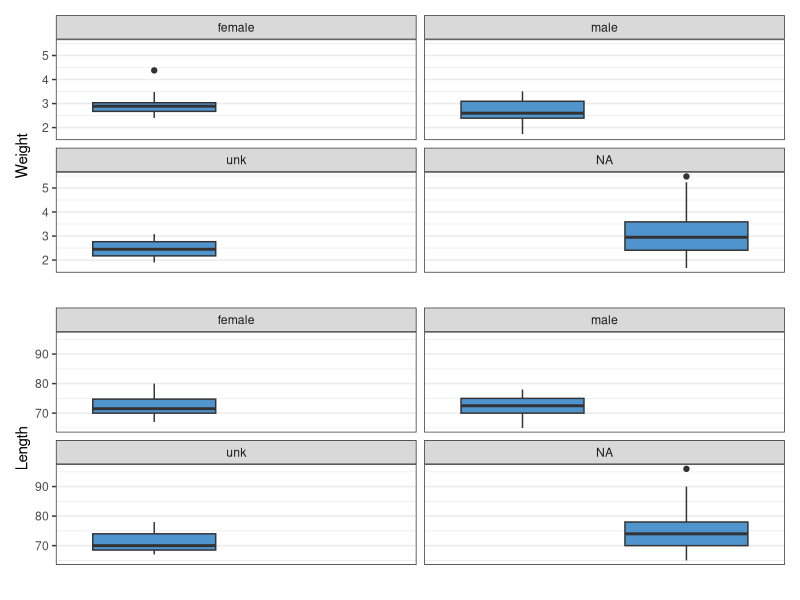
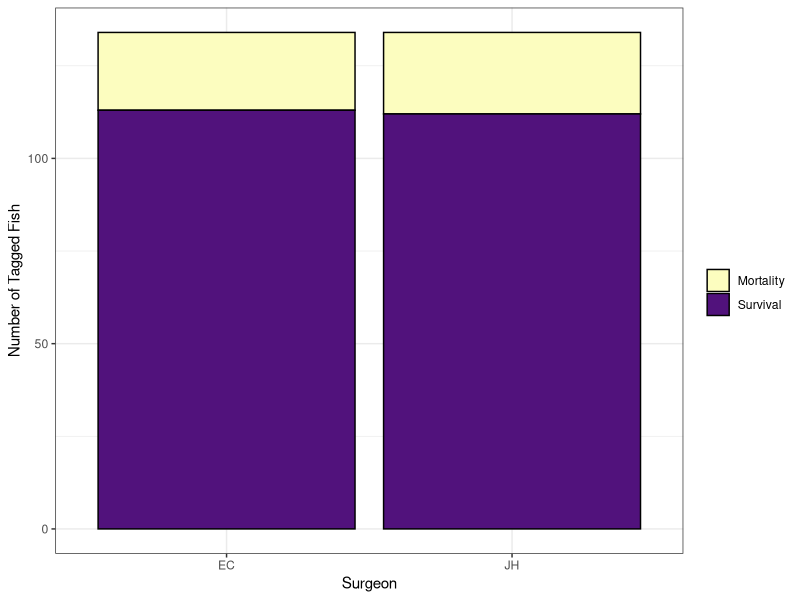
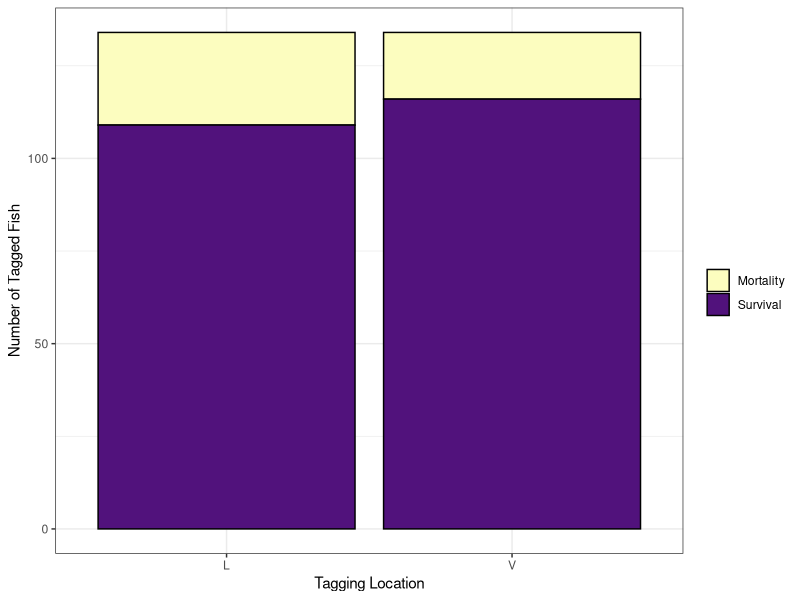
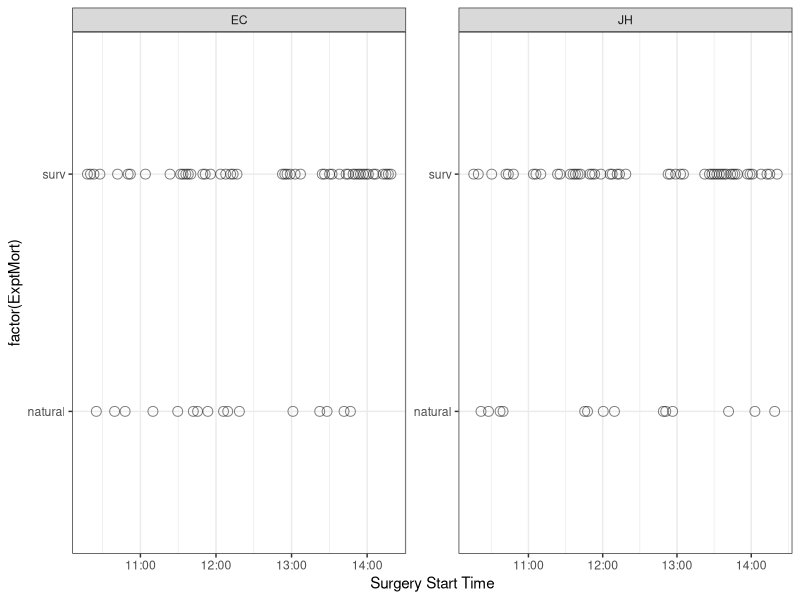

These figures' R source, in order:
## ---- chunk 1
knitr::opts_chunk$set(echo = TRUE)

library(tidyverse)
library(patchwork)
library(lme4)
## ---- chunk 2

metadat = read.csv("../rawData/Expt3_DSsublethal_TaggedFishMetadata.csv")
 metadat$TagID_Hex = str_pad(metadat$TagID_Hex,5, pad="0")
 # I've manually added the re-tagged fish to this dataset, and added an x after the hex code for the fish that died before the second tagging day. So now all hex codes will be 5 digits long, padded at the front with 0 unless they were reused tags. Then the early morts have an x at the end and the second fish tagged with that ID have the true ID.


morts = read.csv("../rawData/Expt3_DSsublethal_MortNecropsies.csv")
 # add leading 0 back into TagID_Hex
 morts$TagID_Hex = str_pad(morts$TagID_Hex,5, pad="0")
  # remove morts without tags (can't trace to surgery)
 morts = morts[!is.na(morts$TagID_Hex) & morts$TagID_Hex!="0SHED",]
 
 
 # add mort date to tagdat 
 tagdat = merge(metadat, morts[,c("TagID_Hex","ExptMort","MortDate",                                   "Mort_Mass_g","Mort_FL_mm","Sex")], 
                 all.x=T)
 
 # replace 'NA' in ExptMort with "surv"
 tagdat[is.na(tagdat$ExptMort),]$ExptMort <- "surv"
 
 # remove rows that were test fish 
 tagdat = tagdat[!is.na(tagdat$Tank.Number),]

 # correct data type for times
 tagdat$Time_in_ana = as.POSIXct(paste(tagdat$DateTagged, tagdat$Time_in_ana))
 tagdat$Time_out_anac = as.POSIXct(paste(tagdat$DateTagged, tagdat$Time_out_anac))
 tagdat$Time_out_surgery = as.POSIXct(paste(tagdat$DateTagged, tagdat$Time_out_surgery))
 tagdat$Time_recovered = as.POSIXct(paste(tagdat$DateTagged, tagdat$Time_recovered))
 
# add column for recovery time
tagdat$RecovTime = as.numeric( difftime( tagdat$Time_recovered, 
                                         tagdat$Time_out_surgery) )
## ---- chunk 3
# summary(tagdat$DrugTime)
# summary(tagdat$SurgTime)
# summary(tagdat$RecovTime)
# 
# ggplot(tagdat, aes(x=DrugTime, y=SurgTime)) + 
#   geom_point() + geom_smooth(method="lm")+
#   theme_bw()
# 
# ggplot(tagdat, aes(x=DrugTime, y=RecovTime)) + 
#   geom_point() + geom_smooth(method="lm")+
#   theme_bw()
# 
# ggplot(tagdat, aes(x=SurgTime, y=RecovTime)) + 
#   geom_point() + geom_smooth(method="lm")+
#   theme_bw()
# 
# bleedtable= as.data.frame(table(tagdat$ExptMort, tagdat$Bleeding))
#  names(bleedtable) = c("ExptMort","BleedScore","Freq")
# ggplot(bleedtable, aes(x=factor(ExptMort), y=Freq, fill=factor(BleedScore))) +
#   geom_col() + xlab("Experimental Mortality")+
#   scale_fill_viridis_d("Bleeding Score", direction=1, option="D") +
#   theme_bw()


## ---- chunk 4

mort.Mass = ggplot(tagdat, aes(y=Weight, x=factor(ExptMort), group=factor(ExptMort)) ) + 
  geom_boxplot(fill="steelblue3") + 
  theme_bw() 
  #scale_x_discrete(name="", breaks=c(0,1), labels=c("survival","mortality"))

mort.FL = ggplot(tagdat, aes(y=Length, x=factor(ExptMort), group=factor(ExptMort)) ) + 
  geom_boxplot(fill="steelblue3") + 
  theme_bw() 
  #scale_x_discrete(name="", breaks=c(0,1), labels=c("survival","mortality"))

# by mass, seperated by sex
  # Mass.mort.sex = ggplot(tagdat, aes(x=Weight y=ExptMort, group=Sex)) + 
  #   geom_point(pch=21, size=3, fill="steelblue3") + 
  #   facet_wrap(~Sex) + 
  #   theme_bw()

mort.Mass.sex = ggplot(tagdat, aes(y=Weight, x=factor(ExptMort), group=factor(ExptMort)) ) + 
  geom_boxplot(fill="steelblue3") + 
  facet_wrap(~Sex) + 
  theme_bw() +
  scale_x_discrete(name="", breaks=c(0,1), labels=c("survival","mortality"))

# by mass, seperated by sex
  # FL.mort.sex = ggplot(tagdat, aes(x=Length, y=ExptMort, group=Sex)) + 
  #   geom_point(pch=21, size=3, fill="steelblue3") + 
  #   facet_wrap(~Sex) + 
  #   theme_bw()

mort.FL.sex = ggplot(tagdat, aes(y=Length, x=factor(ExptMort), group=factor(ExptMort)) ) + 
  geom_boxplot(fill="steelblue3") + 
  facet_wrap(~Sex) + 
  theme_bw() +
  scale_x_discrete(name="", breaks=c(0,1), labels=c("survival","mortality"))

mort.Mass.sex + mort.FL.sex + plot_layout(ncol=1)
## ---- chunk 5
# mw = glm(ExptMort ~ Sex*Weight, family=binomial, data=tagdat)
#  plot(mw)
#  summary(mw)
#  summary(aov(mw))
#   newdat = expand.grid(Sex=c("male","female"), Weight = seq(2,6.75, 0.25))
#   predvals = predict(mw, newdata = newdat, type="response", se.fit=T)
#   plotpreddat = data.frame(newdat, predvals)
#   ggplot(plotpreddat, aes(x=Weight, y=fit, group=Sex, color=Sex)) + 
#     geom_line(size=2) + 
#     geom_ribbon(aes(ymin=fit-se.fit, ymax=fit+se.fit), alpha=0.1) + 
#     geom_point(data=tagdat, aes(x=Weight, y=ExptMort, group=Sex, color=Sex)) +
#     theme_bw()
#   
# lw = glm(ExptMort ~ Sex*Length, family=binomial, data=tagdat)
#  plot(lw)
#  summary(lw)
#  summary(aov(lw))
#   newdat = expand.grid(Sex=c("male","female"), Length = seq(65,95, 5))
#   predvals = predict(lw, newdata = newdat, type="response", se.fit=T)
#   plotpreddat = data.frame(newdat, predvals)
#   ggplot(plotpreddat, aes(x=Length, y=fit, group=Sex, color=Sex)) + 
#     geom_line(size=2) + 
#     geom_ribbon(aes(ymin=fit-se.fit, ymax=fit+se.fit), alpha=0.1) + 
#     geom_point(data=tagdat, aes(x=Length, y=ExptMort, group=Sex, color=Sex)) +
#     theme_bw()

## ---- chunk 6

taggermort = as.data.frame(table(tagdat$ExptMort, tagdat$Surgeon))
 names(taggermort)= c("ExptMort","Surgeon","Freq")

 #[taggermort$ExptMort==1,]
mort.tagger = ggplot(taggermort, 
                     aes(y=Freq, x=factor(Surgeon), fill=factor(ExptMort)) ) + 
  geom_col(color="black") + 
  ylab("Number of Tagged Fish") + xlab("Surgeon") +
  scale_fill_viridis_d("", labels= c("Mortality","Survival"), 
                       option="A", begin=.25, direction=-1) + 
  theme_bw() 

mort.tagger
  
## ---- chunk 7

locmort = as.data.frame(table(tagdat$ExptMort, tagdat$Rel_group))
 names(locmort)= c("ExptMort","Location","Freq")

mort.loc = ggplot(locmort, 
                     aes(y=Freq, x=Location, fill=factor(ExptMort)) ) + 
  geom_col(color="black") + 
  ylab("Number of Tagged Fish") + xlab("Tagging Location") +
  scale_fill_viridis_d("", labels= c("Mortality","Survival"), 
                       option="A", begin=.25, direction=-1) + 
  theme_bw() 

mort.loc
  
## ---- chunk 8
# 
# dopetime.size.sex1 = ggplot(tagdat, aes(x=Length, y=DrugTime, group=factor(ExptMort), 
#                                        color=factor(ExptMort), fill=factor(ExptMort)) ) + 
#   geom_point(pch=21, size=3) + 
#       scale_fill_viridis_d("", labels= c("Survival", "Mortality"), direction=-1) + 
#   geom_smooth(method="lm", se=F) + 
#       scale_color_viridis_d("", labels= c("Survival", "Mortality"), direction=-1) + 
#   facet_wrap(~Sex) + 
#   theme_bw() + xlab("Fork Length") + ylab("Time in Anaesthetic (s)")
# 
# dopetime.size.sex2 = ggplot(tagdat, aes(x=Length, y=DrugTime, group=factor(Sex), color=factor(Sex), fill=factor(Sex)) ) + 
#   geom_point(size=3) + 
#   scale_fill_viridis_d("Sex", labels= c("Female", "Male"), direction=-1) + 
#   geom_smooth(method="lm", se=F) + 
#   scale_color_viridis_d("Sex", labels= c("Female", "Male"), direction=-1) + 
#   facet_wrap(~ExptMort, labeller = labeller(ExptMort = c("0"="Survival", "1"="Mortality")) ) + 
#   theme_bw() + xlab("Fork Length") + ylab("Time in Anaesthetic (s)")
# 
# dopetime.size.sex3 = ggplot(tagdat, aes(x=Length, y=DrugTime) ) + 
#   geom_point(size=3, color="steelblue3", pch=16) + 
#   geom_smooth(method="lm", se=F, color="grey40") + 
#   facet_wrap(~ExptMort, labeller = labeller(ExptMort = c("0"="Survival", "1"="Mortality")) ) + 
#   theme_bw() + xlab("Fork Length") + ylab("Time in Anaesthetic (s)")
# 
# mort.dopetime.dot = ggplot(tagdat, aes(y=DrugTime, x=ExptMort, group=ExptMort )) +
#   geom_boxplot(fill="steelblue3", alpha=0.6, width=.3, outlier.shape = NA) +
#   geom_point(pch=21, fill="steelblue3", position = position_dodge2(width=0.2, preserve = "total")) +
#  theme_bw() + ylab("Time in Anaesthetic (s)")+
#   scale_x_continuous(name="Mortality", limits=c(-0.5, 1.5),
#                      breaks=c(0,1), labels=c("survival","mortality"))
# 
# 
# mort.dopetime.dot + dopetime.size.sex3 + dopetime.size.sex1 + dopetime.size.sex2 + plot_layout(ncol=2)

## ---- chunk 9
# 
# 
# surgtime.dopetime = ggplot(tagdat, aes(x=DrugTime, y=SurgTime) ) + 
#   geom_point(size=3, color="steelblue3", pch=16) + 
#   geom_smooth(method="lm", se=F, color="grey40") + 
#   facet_wrap(~ExptMort, labeller = labeller(ExptMort = c("0"="Survival", "1"="Mortality")) ) + 
#   theme_bw() + xlab("Time in Anaesthetic (s)") + ylab("Time in Surgery (s)")
# 
# surgtime.size.sex2 = ggplot(tagdat, aes(x=Length, y=SurgTime, group=factor(Sex), color=factor(Sex), fill=factor(Sex)) ) + 
#   geom_point(size=3) + 
#   scale_fill_viridis_d("Sex", labels= c("Female", "Male"), direction=-1) + 
#   geom_smooth(method="lm", se=F) + 
#   scale_color_viridis_d("Sex", labels= c("Female", "Male"), direction=-1) + 
#   facet_wrap(~ExptMort, labeller = labeller(ExptMort = c("0"="Survival", "1"="Mortality")) ) + 
#   theme_bw() + xlab("Fork Length") + ylab("Time in Surgery (s)")
# 
# surgtime.size.sex3 = ggplot(tagdat, aes(x=Length, y=SurgTime) ) + 
#   geom_point(size=3, color="steelblue3", pch=16) + 
#   geom_smooth(method="lm", se=F, color="grey40") + 
#   facet_wrap(~ExptMort, labeller = labeller(ExptMort = c("0"="Survival", "1"="Mortality")) ) + 
#   theme_bw() + xlab("Fork Length") + ylab("Time in Surgery (s)")
# 
# surgtime.mort.dot = ggplot(tagdat, aes(y=SurgTime, x=ExptMort, group=ExptMort )) +
#   geom_boxplot(fill="steelblue3", alpha=0.6, width=.3, outlier.shape = NA) +
#   geom_point(pch=21, fill="steelblue3", position = position_dodge2(width=0.2, preserve = "total")) +
#  theme_bw() + ylab("Time in Surgery (s)")+
#   scale_x_continuous(name="Mortality", limits=c(-0.5, 1.5),
#                      breaks=c(0,1), labels=c("survival","mortality"))
# 
# 
# surgtime.mort.dot + surgtime.size.sex3 + surgtime.dopetime + surgtime.size.sex2 + plot_layout(ncol=2)

## ---- chunk 10

tagdat.d1 = tagdat[tagdat$DateTagged == "2023-12-11",]

mort.order = ggplot(tagdat.d1, 
                     aes(y=factor(ExptMort), x=Time_in_ana) ) + 
  geom_point(pch=21, alpha=.5, size=3) + 
  #geom_smooth(method="lm", color="steelblue3") +
  #scale_y_continuous(name="Mortality", breaks=c(0,1)) +
  #coord_cartesian(ylim = c(0,1))+
  xlab("Surgery Start Time") +
 # scale_color_viridis_d()+ #"", labels= c("Survival", "Mortality"), 
                        #option="A", begin=.25, direction=-1) + 
  facet_wrap(~Surgeon, scales="free")+
  theme_bw() 

mort.order
  

tagdat.d1.binary = tagdat.d1
tagdat.d1.binary[tagdat.d1.binary$ExptMort=="surv",]$ExptMort <- 0
tagdat.d1.binary[tagdat.d1.binary$ExptMort=="natural",]$ExptMort <- 1  
tagdat.d1.binary$ExptMort = as.numeric(tagdat.d1.binary$ExptMort)

tagdat.d1.binary$SurgStartTime = as.numeric( 
  difftime(tagdat.d1.binary$Time_in_ana, 
           as.Date(tagdat.d1.binary$DateTagged), units="secs"))
  
timemod = glm(ExptMort ~ SurgStartTime, family="binomial", data =tagdat.d1.binary)
 summary(timemod)
 
 timepreds = data.frame(SurgStartTime = seq(62100, 76900, 60))
 timepreds$Mort.Prob = predict(timemod, timepreds, 
                               type="response", se.fit = TRUE)[[1]]
 timepreds$Mort.Prob.se = predict(timemod, timepreds, 
                                  type="response", se.fit = TRUE)[[2]] 

mort.preds = ggplot(tagdat.d1.binary, 
                     aes(y=ExptMort, x=SurgStartTime) ) + 
  geom_point(pch=21, alpha=.5, size=3) + 
  xlab("Surgery Start Time") +
  theme_bw() + 
  geom_line(data=timepreds, aes(x=SurgStartTime, y=Mort.Prob), 
            color="steelblue2")
  
